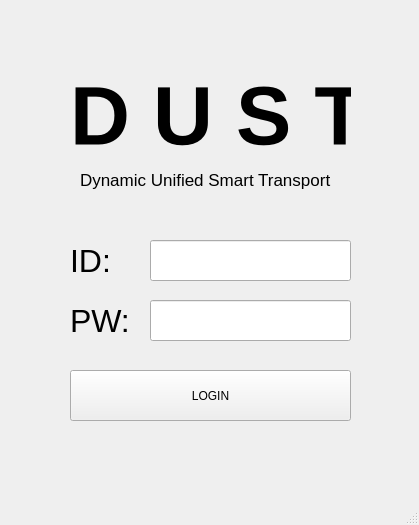
<?xml version="1.0" encoding="UTF-8"?>
<ui version="4.0">
 <class>MainWindow</class>
 <widget class="QMainWindow" name="MainWindow">
  <property name="geometry">
   <rect>
    <x>0</x>
    <y>0</y>
    <width>419</width>
    <height>525</height>
   </rect>
  </property>
  <property name="windowTitle">
   <string>MainWindow</string>
  </property>
  <widget class="QWidget" name="centralwidget">
   <widget class="QLabel" name="label">
    <property name="geometry">
     <rect>
      <x>70</x>
      <y>70</y>
      <width>281</width>
      <height>91</height>
     </rect>
    </property>
    <property name="font">
     <font>
      <pointsize>62</pointsize>
      <weight>75</weight>
      <bold>true</bold>
     </font>
    </property>
    <property name="text">
     <string>D U S T</string>
    </property>
   </widget>
   <widget class="QLabel" name="label_2">
    <property name="geometry">
     <rect>
      <x>80</x>
      <y>170</y>
      <width>261</width>
      <height>19</height>
     </rect>
    </property>
    <property name="font">
     <font>
      <pointsize>13</pointsize>
     </font>
    </property>
    <property name="text">
     <string>Dynamic Unified Smart Transport</string>
    </property>
   </widget>
   <widget class="QLineEdit" name="input_id">
    <property name="geometry">
     <rect>
      <x>150</x>
      <y>240</y>
      <width>201</width>
      <height>41</height>
     </rect>
    </property>
   </widget>
   <widget class="QLabel" name="label_3">
    <property name="geometry">
     <rect>
      <x>70</x>
      <y>240</y>
      <width>66</width>
      <height>41</height>
     </rect>
    </property>
    <property name="font">
     <font>
      <pointsize>24</pointsize>
     </font>
    </property>
    <property name="text">
     <string>ID: </string>
    </property>
   </widget>
   <widget class="QLabel" name="label_4">
    <property name="geometry">
     <rect>
      <x>70</x>
      <y>300</y>
      <width>66</width>
      <height>41</height>
     </rect>
    </property>
    <property name="font">
     <font>
      <pointsize>24</pointsize>
     </font>
    </property>
    <property name="text">
     <string>PW:</string>
    </property>
   </widget>
   <widget class="QLineEdit" name="input_pw">
    <property name="geometry">
     <rect>
      <x>150</x>
      <y>300</y>
      <width>201</width>
      <height>41</height>
     </rect>
    </property>
   </widget>
   <widget class="QPushButton" name="btn_login">
    <property name="geometry">
     <rect>
      <x>70</x>
      <y>370</y>
      <width>281</width>
      <height>51</height>
     </rect>
    </property>
    <property name="text">
     <string>LOGIN</string>
    </property>
   </widget>
  </widget>
  <widget class="QMenuBar" name="menubar">
   <property name="geometry">
    <rect>
     <x>0</x>
     <y>0</y>
     <width>419</width>
     <height>24</height>
    </rect>
   </property>
  </widget>
  <widget class="QStatusBar" name="statusbar"/>
 </widget>
 <resources/>
 <connections/>
</ui>
